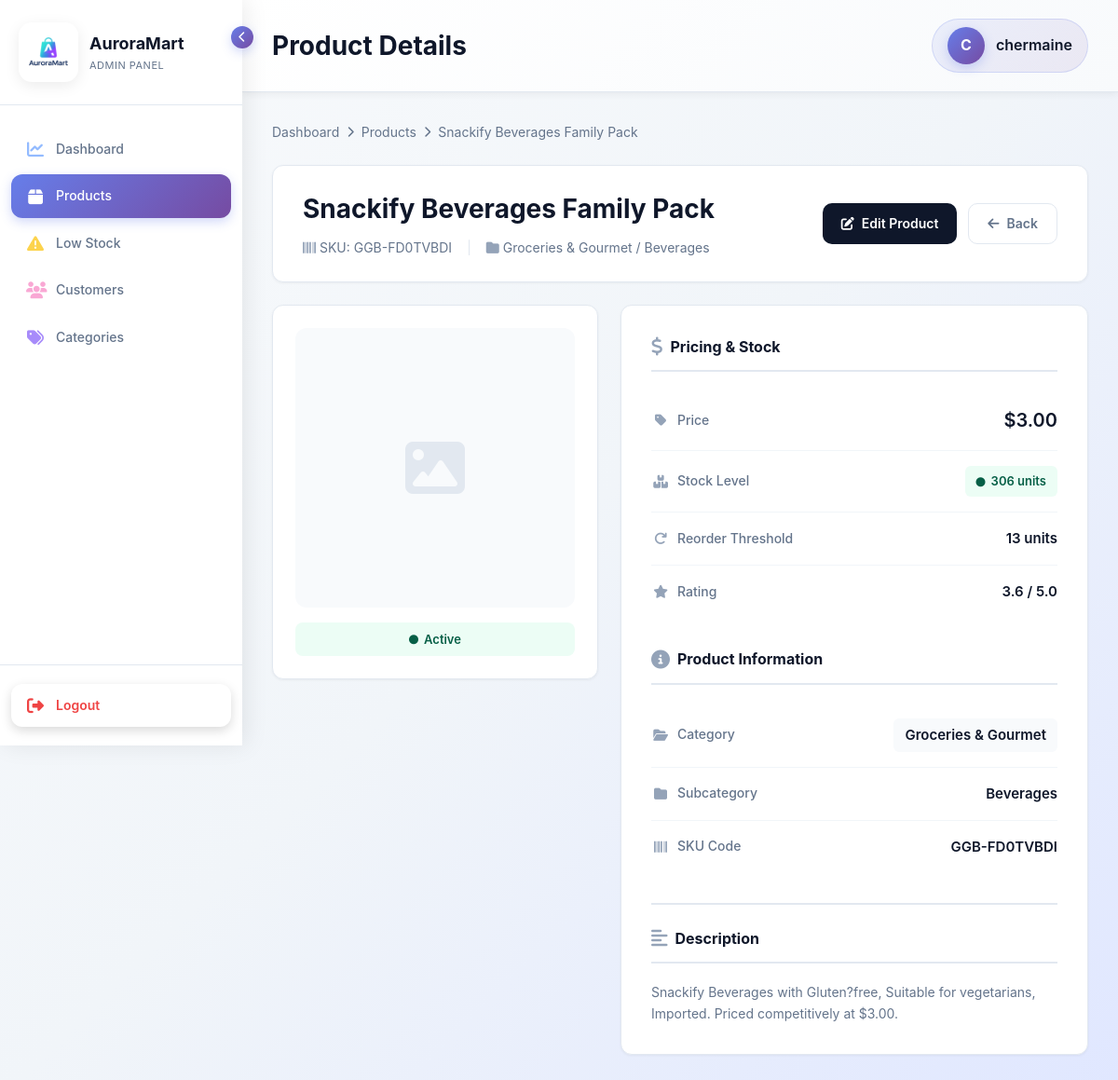
The app's page /adminpanel/products/1/ (signed in) with its own data.
### storefront/models.py (models this page shows, shortened)
class Customer(AbstractUser):
    username = models.CharField(
        max_length=150,
        unique=True,
        help_text='Required. 150 characters or fewer. Any characters allowed.',
        validators=[],  # No validators - allow any characters
        error_messages={
            'unique': "A user with that username already exists.",
        },
    )
    age = models.IntegerField(null=True, blank=True)
    gender = models.CharField(max_length=20, blank=True)
    employment_status = models.CharField(max_length=50, blank=True)
    occupation = models.CharField(max_length=100, blank=True)
    education = models.CharField(max_length=100, blank=True)
    household_size = models.IntegerField(null=True, blank=True)
    has_children = models.BooleanField(default=False)
    monthly_income_sgd = models.DecimalField(max_digits=10, decimal_places=2, null=True, blank=True, default=None)
    preferred_category = models.ForeignKey(Category, on_delete=models.SET_NULL, null=True, blank=True)

class Product(models.Model):
    sku = models.CharField(max_length=40, unique=True, db_index=True)  # maps "SKU code"
    name = models.CharField(max_length=200)                            # maps "Product name"
    description = models.TextField(blank=True)                         # maps "Product description"
    category = models.ForeignKey(Category, on_delete=models.CASCADE)    # maps "Product Category"
    subcategory = models.CharField(max_length=150, blank=True)         # maps "Product Subcategory"
    stock = models.IntegerField(default=0)                             # maps "Quantity on hand"
    reorder_threshold = models.IntegerField(default=5)                 # maps "Reorder Quantity"
    price = models.DecimalField(max_digits=10, decimal_places=2)       # maps "Unit price"
    rating = models.FloatField(default=0)                              # maps "Product rating"
    image = models.ImageField(upload_to='products/', blank=True, null=True, default='products/default-product.png')
    is_active = models.BooleanField(default=True)
    created_at = models.DateTimeField(auto_now_add=True, null=True, blank=True)
    updated_at = models.DateTimeField(auto_now=True, null=True, blank=True)
    class Meta:
        ordering = ['-id']
        verbose_name = "Product"
        verbose_name_plural = "Products"
    @property
    def is_low_stock(self):
        return self.stock <= self.reorder_threshold

class Category(models.Model):
    name = models.CharField(max_length=100)
    description = models.TextField(blank=True)

### adminpanel/views/product_views.py (the view)
# urls.py: path('products/<int:pk>/', product_views.product_detail, name='product_detail'),
@login_required(login_url='adminpanel:login')
@user_passes_test(is_staff_user, login_url='adminpanel:login')
def product_detail(request, pk):
    product = get_object_or_404(Product, pk=pk)
    stock_history = []
    context = {
        'product': product,
        'stock_history': stock_history,
    }
    return render(request, 'adminpanel/product/product_detail.html', context)

### adminpanel/views/product_views.py (called while the page is built)
def is_staff_user(user):
    return user.is_authenticated and user.is_staff

### storefront/views.py (called while the page is built)
def cart_count(request):
    cart = request.session.get('cart', {})
    total_items = sum(int(qty) for qty in cart.values())
    return {
        'cart_count': total_items
    }

### adminpanel/templates/adminpanel/product/product_detail.html (shortened to what this page needs)
{% extends "adminpanel/base.html" %}
{% block page_title %}Product Details{% endblock %}
{% block content %}
<div class="breadcrumb">
    <a href="{% url 'adminpanel:dashboard' %}">Dashboard</a>
    <i class="fas fa-chevron-right"></i>
    <a href="{% url 'adminpanel:product_list' %}">Products</a>
    <i class="fas fa-chevron-right"></i>
    <span>{{ product.name }}</span>
</div>
<div class="product-header">
    <div class="product-title-section">
        <h1>{{ product.name }}</h1>
        <div class="product-meta">
            <span><i class="fas fa-barcode"></i> SKU: {{ product.sku }}</span>
            <span class="divider">|</span>
            <span><i class="fas fa-folder"></i> {{ product.category.name }}{% if product.subcategory %} / {{ product.subcategory }}{% endif %}</span>
        </div>
    </div>
    <div class="product-actions">
        <a href="{% url 'adminpanel:product_edit' product.pk %}" class="btn btn-primary">
            <i class="fas fa-edit"></i> Edit Product
        </a>
        <a href="{% url 'adminpanel:product_list' %}" class="btn btn-secondary">
            <i class="fas fa-arrow-left"></i> Back
        </a>
    </div>
</div>
<div class="content-grid">
    <div class="image-card">
        <div class="product-image-container">
            {% if product.image %}
                <img src="{{ product.image.url }}" alt="{{ product.name }}">
            {% else %}
                <i class="fas fa-image"></i>
            {% endif %}
        </div>
        <div class="status-badge {% if product.is_active %}active{% else %}inactive{% endif %}">
            <i class="fas fa-circle"></i>
            {% if product.is_active %}Active{% else %}Inactive{% endif %}
        </div>
    </div>
    <div class="details-card">
        <div class="section-title">
            <i class="fas fa-dollar-sign"></i>
            Pricing & Stock
        </div>
        <ul class="detail-list">
            <li class="detail-item">
                <span class="detail-label">
                    <i class="fas fa-tag"></i>
                    Price
                </span>
                <span class="detail-value price">${{ product.price }}</span>
            </li>
            <li class="detail-item">
                <span class="detail-label">
                    <i class="fas fa-boxes"></i>
                    Stock Level
                </span>
                <span class="detail-value">
                    {% if product.stock == 0 %}
                        <span class="stock-indicator critical">
                            <i class="fas fa-circle"></i>
                            Out of Stock
                        </span>
                    {% elif product.is_low_stock %}
                        <span class="stock-indicator low">
                            <i class="fas fa-circle"></i>
                            {{ product.stock }} units (Low Stock)
                        </span>
                    {% else %}
                        <span class="stock-indicator good">
                            <i class="fas fa-circle"></i>
                            {{ product.stock }} units
                        </span>
                    {% endif %}
                </span>
            </li>
            <li class="detail-item">
                <span class="detail-label">
                    <i class="fas fa-redo"></i>
                    Reorder Threshold
                </span>
                <span class="detail-value">{{ product.reorder_threshold }} units</span>
            </li>
            <li class="detail-item">
                <span class="detail-label">
                    <i class="fas fa-star"></i>
                    Rating
                </span>
                <span class="detail-value">{{ product.rating|floatformat:1 }} / 5.0</span>
            </li>
        </ul>
        <div class="section-title" style="margin-top: 32px;">
            <i class="fas fa-info-circle"></i>
            Product Information
        </div>
        <ul class="detail-list">
            <li class="detail-item">
                <span class="detail-label">
                    <i class="fas fa-folder-open"></i>
                    Category
                </span>
                <span class="detail-value highlight">{{ product.category.name }}</span>
            </li>
            <li class="detail-item">
                <span class="detail-label">
                    <i class="fas fa-folder"></i>
                    Subcategory
                </span>
                <span class="detail-value">
                    {% if product.subcategory %}
                        {{ product.subcategory }}
                    {% else %}
                        N/A
                    {% endif %}
                </span>
            </li>
            <li class="detail-item">
                <span class="detail-label">
                    <i class="fas fa-barcode"></i>
                    SKU Code
                </span>
                <span class="detail-value">{{ product.sku }}</span>
            </li>
        </ul>
        {% if product.description %}
        <div class="description-section">
            <div class="section-title">
                <i class="fas fa-align-left"></i>
                Description
            </div>
            <p class="description-text">{{ product.description }}</p>
        </div>
        {% endif %}
    </div>
</div>
{% endblock %}

### adminpanel/templates/adminpanel/base.html (shortened to what this page needs)
<!DOCTYPE html>
<html lang="en">
<head>
    {% load static %}
    <link rel="stylesheet" href="https://cdnjs.cloudflare.com/ajax/libs/font-awesome/6.4.0/css/all.min.css">
</head>
<body>
    <div class="sidebar" id="sidebar">
        <div class="sidebar-header">
            <div class="sidebar-logo">
                <img src="{% static 'images/Auroramart-logo.png' %}" alt="AuroraMart Logo">
            </div>
            <div class="sidebar-brand">
                <div class="brand-name">AuroraMart</div>
                <div class="brand-subtitle">Admin Panel</div>
            </div>
            <div class="sidebar-toggle" onclick="toggleSidebar()">
                <i class="fas fa-chevron-left"></i>
            </div>
        </div>
        <nav class="sidebar-nav">
            <div class="nav-item">
                <a href="{% url 'adminpanel:dashboard' %}" class="nav-link {% if request.resolver_match.url_name == 'dashboard' %}active{% endif %}">
                    <i class="fas fa-chart-line"></i>
                    <span class="nav-text">Dashboard</span>
                </a>
            </div>
            <div class="nav-item">
                <a href="{% url 'adminpanel:product_list' %}" class="nav-link {% if 'product' in request.resolver_match.url_name %}active{% endif %}">
                    <i class="fas fa-box"></i>
                    <span class="nav-text">Products</span>
                </a>
            </div>
            <div class="nav-item">
                <a href="{% url 'adminpanel:low_stock' %}" class="nav-link {% if request.resolver_match.url_name == 'low_stock' %}active{% endif %}">
                    <i class="fas fa-exclamation-triangle"></i>
                    <span class="nav-text">Low Stock</span>
                </a>
            </div>
            <div class="nav-item">
                <a href="{% url 'adminpanel:customer_list' %}" class="nav-link {% if 'customer' in request.resolver_match.url_name %}active{% endif %}">
                    <i class="fas fa-users"></i>
                    <span class="nav-text">Customers</span>
                </a>
            </div>
            <div class="nav-item">
                <a href="{% url 'adminpanel:category_list' %}" class="nav-link {% if 'category' in request.resolver_match.url_name %}active{% endif %}">
                    <i class="fas fa-tags"></i>
                    <span class="nav-text">Categories</span>
                </a>
            </div>
        </nav>
        <div class="sidebar-footer">
            {% if user.is_authenticated %}
            <a href="{% url 'adminpanel:logout' %}" class="logout-link">
                <i class="fas fa-sign-out-alt"></i>
                <span class="nav-text">Logout</span>
            </a>
            {% endif %}
        </div>
    </div>
    <div class="main-content">
        <div class="topbar">
            <h1 class="page-title">{% block page_title %}Dashboard{% endblock %}</h1>
            {% if user.is_authenticated %}
            <div class="user-info">
                <div class="user-avatar">{{ user.username|slice:":1"|upper }}</div>
                <span class="user-name">{{ user.username }}</span>
            </div>
            {% endif %}
        </div>
        <div class="content-wrapper">
            {% block content %}{% endblock %}
        </div>
    </div>
</body>
</html>

### adminpanel/templates/adminpanel/product/product_detail.html (style rules this page uses)
.breadcrumb { display: flex; gap: 8px; align-items: center; margin-bottom: 24px; font-size: 14px; color: #64748b; }
.breadcrumb a { color: #64748b; text-decoration: none; transition: color 0.2s ease; }
.breadcrumb i { font-size: 12px; }
.product-header { background: white; border-radius: 12px; padding: 24px 32px; box-shadow: 0 1px 3px rgba(0,0,0,0.05); border: 1px solid #e2e8f0; margin-bottom: 24px; display: flex; justify-content: space-between; align-items: center; }
.product-title-section h1 { font-size: 28px; font-weight: 700; color: #0f172a; margin-bottom: 8px; }
.product-meta { display: flex; gap: 16px; align-items: center; color: #64748b; font-size: 14px; }
.product-meta i { color: #94a3b8; }
.product-meta .divider { color: #e2e8f0; }
.product-actions { display: flex; gap: 12px; }
.btn { display: inline-flex; align-items: center; gap: 8px; padding: 10px 20px; border-radius: 10px; font-weight: 600; font-size: 14px; transition: all 0.2s ease; border: none; cursor: pointer; text-decoration: none; }
.btn-primary { background: #0f172a; color: white; }
.btn-secondary { background: white; color: #64748b; border: 1px solid #e2e8f0; }
.content-grid { display: grid; grid-template-columns: 350px 1fr; gap: 24px; }
.image-card { background: white; border-radius: 12px; padding: 24px; box-shadow: 0 1px 3px rgba(0,0,0,0.05); border: 1px solid #e2e8f0; height: fit-content; }
.product-image-container { width: 100%; height: 300px; background: #f8fafc; border-radius: 12px; display: flex; align-items: center; justify-content: center; margin-bottom: 16px; overflow: hidden; }
.product-image-container i { font-size: 64px; color: #e2e8f0; }
.status-badge { display: inline-flex; align-items: center; gap: 6px; padding: 8px 16px; border-radius: 8px; font-weight: 600; font-size: 13px; width: 100%; justify-content: center; }
.status-badge.active { background: #ecfdf5; color: #065f46; }
.status-badge i { font-size: 10px; }
.details-card { background: white; border-radius: 12px; padding: 32px; box-shadow: 0 1px 3px rgba(0,0,0,0.05); border: 1px solid #e2e8f0; }
.section-title { font-size: 16px; font-weight: 700; color: #0f172a; margin-bottom: 20px; padding-bottom: 12px; border-bottom: 2px solid #e2e8f0; display: flex; align-items: center; gap: 8px; }
.section-title i { color: #94a3b8; font-size: 20px; }
.detail-list { list-style: none; padding: 0; margin: 0; }
.detail-item { display: flex; justify-content: space-between; align-items: center; padding: 16px 0; border-bottom: 1px solid #f1f5f9; }
.detail-item:last-child { border-bottom: none; }
.detail-label { font-size: 14px; font-weight: 500; color: #64748b; display: flex; align-items: center; gap: 8px; }
.detail-label i { width: 20px; text-align: center; font-size: 14px; color: #94a3b8; }
.detail-value { font-size: 15px; font-weight: 600; color: #0f172a; }
.detail-value.price { font-size: 20px; color: #0f172a; }
.detail-value.highlight { background: #f8fafc; padding: 6px 12px; border-radius: 6px; }
.stock-indicator { display: inline-flex; align-items: center; gap: 6px; padding: 6px 12px; border-radius: 6px; font-weight: 600; font-size: 13px; }
.stock-indicator.good { background: #ecfdf5; color: #065f46; }
.stock-indicator i { font-size: 10px; }
.description-section { margin-top: 32px; padding-top: 24px; border-top: 2px solid #e2e8f0; }
.description-text { color: #64748b; line-height: 1.6; font-size: 14px; }

### records on screen
Customer: username "C", username "chermaine"
Product: name "Snackify Beverages Family Pack", sku "GGB-FD0TVBDI", category.name "Groceries & Gourmet", subcategory "Beverages", price "3.00", stock "306", reorder_threshold "13", rating "3.6", description "Snackify Beverages with Gluten?free, Suitable for vegetarians, Imported. Priced competitively at $3.00."
